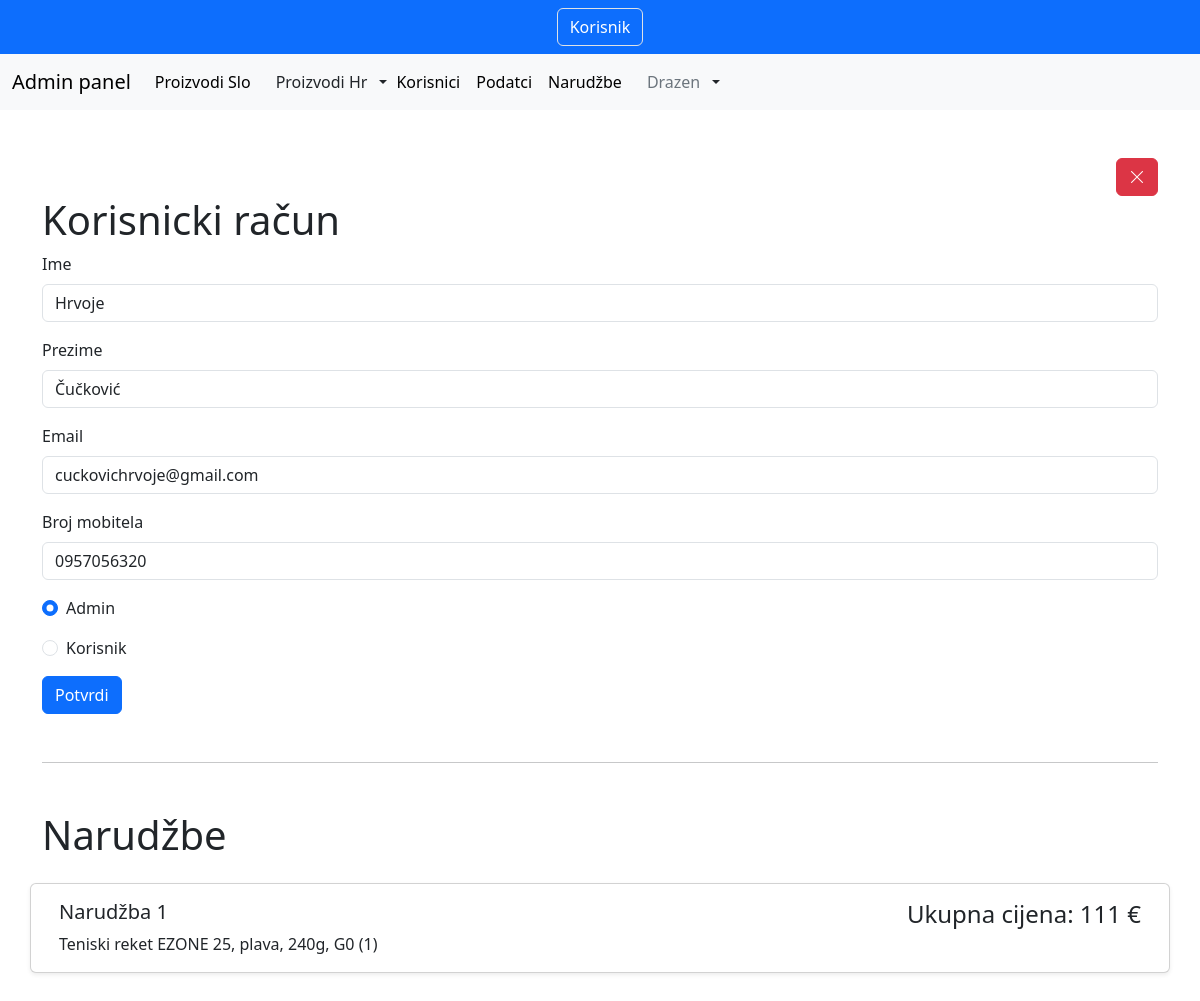
Page /singleUser.php?data=18 (signed in) on the committed database.
### tables this page shows
CREATE TABLE `users` (
  `user_id` int(11) NOT NULL,
  `name` varchar(255) NOT NULL,
  `surname` varchar(255) NOT NULL,
  `email` varchar(255) NOT NULL,
  `number` varchar(255) NOT NULL,
  `password` varchar(255) NOT NULL,
  `is_admin` int(11) NOT NULL,
  `address` varchar(200) NOT NULL,
  `postcode` int(7) DEFAULT NULL,
  `town` varchar(200) NOT NULL,
  `created_at` date NOT NULL DEFAULT current_timestamp(),
  `reset_token_hash` varchar(64) DEFAULT NULL,
  `reset_token_expires_at` datetime DEFAULT NULL
);

### singleUser.php (the view, shortened to what this page needs)
<?php
  require_once("./php/inc/adminHeader.php");
  $user->relocate();
  $id = isset($_GET["data"]) ? $_GET["data"] : null;
  $is_admin = $user->fillData($id)["is_admin"];
?>
<div class="container my-5 d-flex flex-column">
  <button type="button" class="btn btn-danger align-self-end close__btn"><i class="bi bi-x-lg"></i></button>
  <h1>Korisnicki račun</h1>
  <form method="post">
    <div class="mb-3">
      <label for="nameExample" class="form-label">Ime</label>
      <input type="text" class="form-control" name="name" id="nameExample" aria-describedby="emailHelp" value ="<?php echo $user->fillData($id)["name"];?>">
    </div>
    <div class="mb-3">
      <label for="surnameExample" class="form-label">Prezime</label>
      <input type="text" class="form-control" name="surname" id="surnameExample" aria-describedby="emailHelp" value ="<?php echo $user->fillData($id)["surname"];?>">
    </div>
    <div class="mb-3">
      <label for="emailExample" class="form-label">Email</label>
      <input type="email" class="form-control" name="email" id="emailExample" aria-describedby="emailHelp" value ="<?php echo $user->fillData($id)["email"];?>">
    </div>
    <div class="mb-3">
      <label for="numberExample" class="form-label">Broj mobitela</label>
      <input type="number" class="form-control" name="number" id="numberExample" aria-describedby="emailHelp" value ="<?php echo $user->fillData($id)["number"];?>">
    </div>
    <div class="mb-3 form-check">
      <input type="radio" class="form-check-input" name="userType" id="adminCheck" value="1" <?php echo $is_admin == 1 ? "checked" : null ?>>
      <label class="form-check-label" for="adminCheck">Admin</label>
    </div>
    <div class="mb-3 form-check">
      <input type="radio" class="form-check-input" name="userType" id="customerCheck" value="0" <?php echo $is_admin == 0 ? "checked" : null ?>>
      <label class="form-check-label" for="customerCheck">Korisnik</label>
    </div>
    <button type="submit" name="submit" class="btn btn-primary">Potvrdi</button>
  </form>
  <hr class="my-5">
  <h1>Narudžbe</h1>
  <div class="row justify-content-center">
  </div>
</div>

### css/my-style.css (style rules this page uses)
:root { --blue: #228be6; --white: #fff; --darkGrey: #b3b3b3; --black: #000; --yonex-blue: #0b50a1; --yonex-green: #1d9533; }

### rows in the picture
users: name "Hrvoje", surname "Čučković", email "cuckovichrvoje@gmail.com", number "0957056320", is_admin "☑ Admin", is_admin "☐ Korisnik"

### other values in the picture
$_SESSION["name"] "Drazen"
$this->truncString(implode(", ",$productDetails),50) "Teniski reket EZONE 25, plava, 240g, G0 (1)"
$totalPrice "111"
